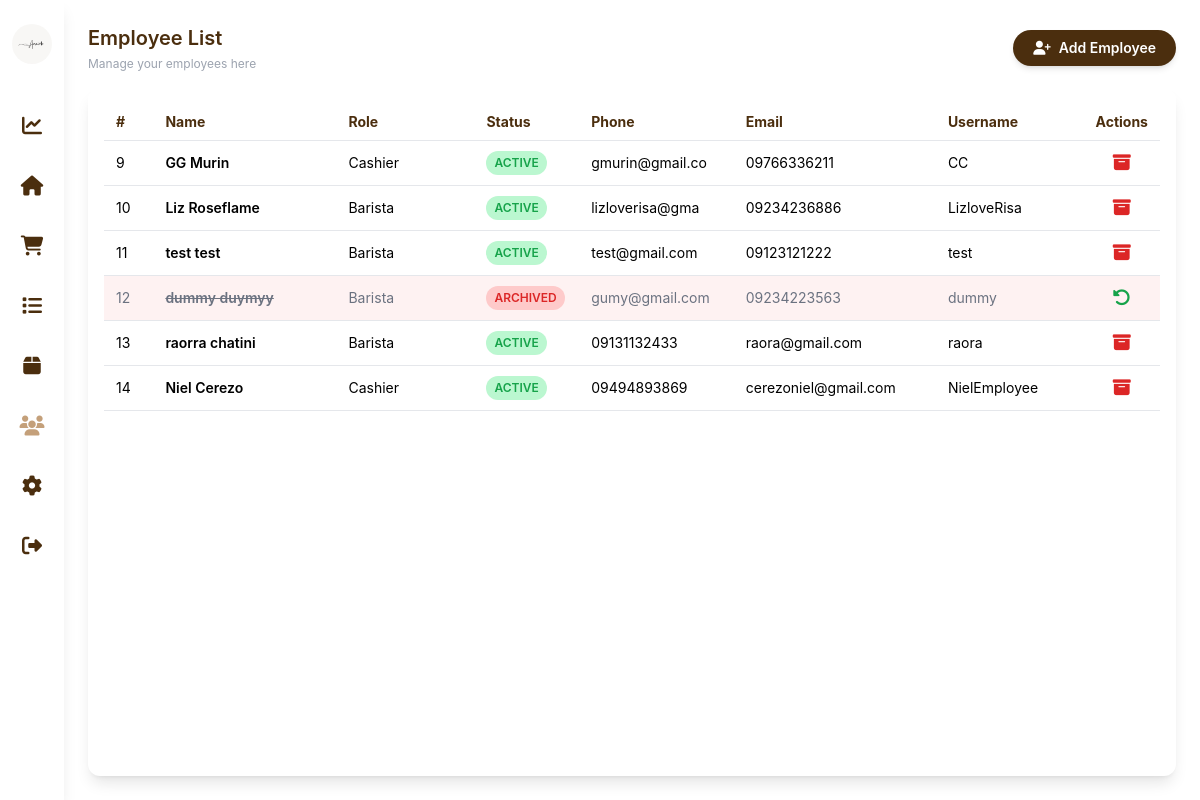
The app's page /Owner/user.php (signed in) with its own data.
### tables this page shows
CREATE TABLE `employee` (
  `EmployeeID` int(11) NOT NULL,
  `OwnerID` int(11) NOT NULL,
  `EmployeeFN` varchar(255) NOT NULL,
  `EmployeeLN` varchar(255) NOT NULL,
  `E_Username` varchar(50) NOT NULL,
  `E_Password` varchar(255) NOT NULL,
  `Role` varchar(255) NOT NULL,
  `is_active` tinyint(1) NOT NULL DEFAULT 1,
  `E_PhoneNumber` varchar(15) NOT NULL,
  `E_Email` varchar(255) NOT NULL
);

### classes/database.php (called while the page is built, shortened)
<?php
class database {
    function opencon() {
        return new PDO('mysql:host=localhost;dbname=amaihatest', 'root', '');
    }
    function getEmployee() {
        $con = $this->opencon();
        return $con->query("SELECT * FROM employee ORDER BY EmployeeID DESC")->fetchAll(PDO::FETCH_ASSOC);
    }
}

### Owner/user.php (the view, shortened to what this page needs)
<?php
require_once('../classes/database.php');
$con = new database();
?>
<!DOCTYPE html>
<html lang="en">
<head>
  <script src="https://cdn.tailwindcss.com"></script>
  <link href="https://cdnjs.cloudflare.com/ajax/libs/font-awesome/6.5.0/css/all.min.css" rel="stylesheet" />
</head>
<body class="bg-[rgba(255,255,255,0.7)] min-h-screen flex">
<aside class="bg-white bg-opacity-90 backdrop-blur-sm w-16 flex flex-col items-center py-6 space-y-8 shadow-lg">
    <img src="../images/logo.png" alt="Logo" class="w-10 h-10 rounded-full mb-4" />
    <?php $current = basename($_SERVER['PHP_SELF']); ?>
    <button title="Dashboard" onclick="window.location.href='../Owner/dashboard.php'">
        <i class="fas fa-chart-line text-xl <?= $current == 'dashboard.php' ? 'text-[#C4A07A]' : 'text-[#4B2E0E]' ?>"></i>
    </button>
    <button title="Home" onclick="window.location.href='../Owner/mainpage.php'">
        <i class="fas fa-home text-xl <?= $current == 'mainpage.php' ? 'text-[#C4A07A]' : 'text-[#4B2E0E]' ?>"></i>
    </button>
    <button title="Cart" onclick="window.location.href='../Owner/page.php'">
        <i class="fas fa-shopping-cart text-xl <?= $current == 'page.php' ? 'text-[#C4A07A]' : 'text-[#4B2E0E]' ?>"></i>
    </button>
    <button title="Order List" onclick="window.location.href='../all/tranlist.php'">
        <i class="fas fa-list text-xl <?= $current == 'tranlist.php' ? 'text-[#C4A07A]' : 'text-[#4B2E0E]' ?>"></i>
    </button>
    <button title="Product List" onclick="window.location.href='../Owner/product.php'">
        <i class="fas fa-box text-xl <?= $current == 'product.php' ? 'text-[#C4A07A]' : 'text-[#4B2E0E]' ?>"></i>
    </button>
    <button title="Employees" onclick="window.location.href='../Owner/user.php'">
        <i class="fas fa-users text-xl <?= $current == 'user.php' ? 'text-[#C4A07A]' : 'text-[#4B2E0E]' ?>"></i>
    </button>
    <button title="Settings" onclick="window.location.href='../all/setting.php'">
        <i class="fas fa-cog text-xl <?= $current == 'setting.php' ? 'text-[#C4A07A]' : 'text-[#4B2E0E]' ?>"></i>
    </button>
    <button id="logout-btn" title="Logout">
        <i class="fas fa-sign-out-alt text-xl text-[#4B2E0E]"></i>
    </button>
</aside>
<main class="flex-1 p-6 relative flex flex-col">
  <header class="mb-4 flex items-center justify-between">
    <div>
      <h1 class="text-[#4B2E0E] font-semibold text-xl mb-1">Employee List</h1>
      <p class="text-xs text-gray-400">Manage your employees here</p>
    </div>
    <a href="#" id="add-employee-btn" class="bg-[#4B2E0E] text-white rounded-full px-5 py-2 text-sm font-semibold shadow-md hover:bg-[#6b3e14] transition flex items-center">
      <i class="fas fa-user-plus mr-2"></i>Add Employee
    </a>
  </header>
  <section class="bg-white rounded-xl p-4 w-full shadow-lg flex-1 overflow-x-auto relative">
    <table class="w-full text-sm">
      <thead>
        <tr class="text-left text-[#4B2E0E] border-b">
          <th class="py-2 px-3 w-[5%]">#</th>
          <th class="py-2 px-3 w-[20%]">Name</th>
          <th class="py-2 px-3 w-[15%]">Role</th>
          <th class="py-2 px-3 w-[10%]">Status</th>
          <th class="py-2 px-3 w-[15%]">Phone</th>
          <th class="py-2 px-3 w-[20%]">Email</th>
          <th class="py-2 px-3 w-[15%]">Username</th>
          <th class="py-2 px-3 w-[10%] text-center">Actions</th>
        </tr>
      </thead>
      <tbody id="employee-body">
        <?php
        $employees = array_reverse($con->getEmployee());
        foreach ($employees as $employee) {
        ?>
        <tr class="border-b hover:bg-gray-50 <?= $employee['is_active'] == 0 ? 'bg-red-50 text-gray-500' : '' ?>">
          <td class="py-2 px-3"><?= htmlspecialchars($employee['EmployeeID']) ?></td>
          <td class="py-2 px-3 font-semibold <?= $employee['is_active'] == 0 ? 'line-through' : '' ?>"><?= htmlspecialchars($employee['EmployeeFN'] . ' ' . $employee['EmployeeLN']) ?></td>
          <td class="py-2 px-3"><?= htmlspecialchars($employee['Role']) ?></td>
          <td class="py-2 px-3">
            <?php if ($employee['is_active'] == 1): ?>
              <span class="text-xs font-semibold inline-block py-1 px-2 uppercase rounded-full text-green-600 bg-green-200">Active</span>
            <?php else: ?>
              <span class="text-xs font-semibold inline-block py-1 px-2 uppercase rounded-full text-red-600 bg-red-200">Archived</span>
            <?php endif; ?>
          </td>
          <td class="py-2 px-3"><?= htmlspecialchars($employee['E_PhoneNumber']) ?></td>
          <td class="py-2 px-3"><?= htmlspecialchars($employee['E_Email']) ?></td>
          <td class="py-2 px-3"><?= htmlspecialchars($employee['E_Username']) ?></td>
          <td class="py-2 px-3 text-center">
            <?php if ($employee['is_active'] == 1): ?>
              <button class="text-red-600 hover:underline text-lg archive-employee-btn" title="Archive"
                 data-employee-id="<?= htmlspecialchars($employee['EmployeeID']) ?>"
                 data-employee-name="<?= htmlspecialchars($employee['EmployeeFN'] . ' ' . $employee['EmployeeLN']) ?>">
                <i class="fas fa-archive"></i>
              </button>
            <?php else: ?>
              <button class="text-green-600 hover:underline text-lg restore-employee-btn" title="Restore"
                 data-employee-id="<?= htmlspecialchars($employee['EmployeeID']) ?>"
                 data-employee-name="<?= htmlspecialchars($employee['EmployeeFN'] . ' ' . $employee['EmployeeLN']) ?>">
                <i class="fas fa-undo-alt"></i>
              </button>
            <?php endif; ?>
          </td>
        </tr>
        <?php } ?>
      </tbody>
    </table>
  </section>
</main>
</body>
</html>

### Owner/user.php (style rules this page uses)
body { font-family: 'Inter', sans-serif; }

### records on screen
employee: EmployeeID "9", EmployeeFN+EmployeeLN "GG Murin", Role "Cashier", is_active "ACTIVE", E_PhoneNumber "gmurin@gmail.co", E_Email "09766336211", E_Username "CC"
employee: EmployeeID "10", EmployeeFN+EmployeeLN "Liz Roseflame", Role "Barista", is_active "ACTIVE", E_PhoneNumber "lizloverisa@gma", E_Email "09234236886", E_Username "LizloveRisa"
employee: EmployeeID "11", EmployeeFN+EmployeeLN "test test", Role "Barista", is_active "ACTIVE", E_PhoneNumber "test@gmail.com", E_Email "09123121222", E_Username "test"
employee: EmployeeID "12", EmployeeFN+EmployeeLN "dummy duymyy", Role "Barista", is_active "ARCHIVED", E_PhoneNumber "gumy@gmail.com", E_Email "09234223563", E_Username "dummy"
employee: EmployeeID "13", EmployeeFN+EmployeeLN "raorra chatini", Role "Barista", is_active "ACTIVE", E_PhoneNumber "09131132433", E_Email "raora@gmail.com", E_Username "raora"
employee: EmployeeID "14", EmployeeFN+EmployeeLN "Niel Cerezo", Role "Cashier", is_active "ACTIVE", E_PhoneNumber "09494893869", E_Email "cerezoniel@gmail.com", E_Username "NielEmployee"
